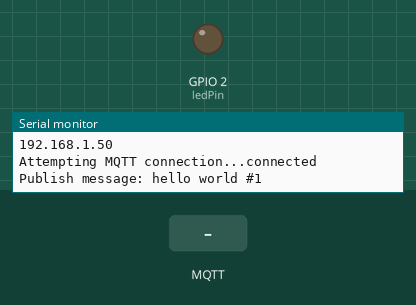
A sketch run on a simulated ESP8266 (NodeMCU). Shown: output pins drawn as LEDs (lit = HIGH), the last lines printed to the serial monitor. The inputs (shaded band) are chosen by the test bench. WiFi joins after 1.5 s; servers stay silent unless stated; no MQTT or app messages arrive unless stated.

Above: at 2.7 s.
2.8 s: MQTT message "1" arrives on the first subscribed topic
At 3.9 s:
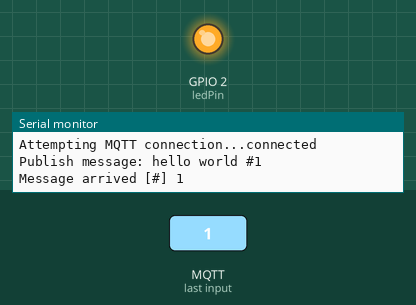
4.3 s: MQTT message "on" arrives on the first subscribed topic
5.8 s: MQTT message "off" arrives on the first subscribed topic
Timing chart, 0 to 8.8 s (numbered marks = the images above; inputs shaded):
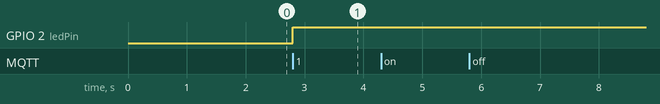

The sketch:

recieve.ino
```cpp
#include <ESP8266WiFi.h>
#include <PubSubClient.h>

const char* ssid = "";
const char* password = "";
const char* mqtt_server = "192.168.43.16";

WiFiClient espClient;
PubSubClient client(espClient);
long lastMsg = 0;
char msg[50];
int value = 0;
int ledPin = 2;

void setup() {
  //pinMode(BUILTIN_LED, OUTPUT);     // Initialize the BUILTIN_LED pin as an output
  pinMode(ledPin, OUTPUT);
  Serial.begin(115200);
  setup_wifi();
  client.setServer(mqtt_server, 1883);
  client.setCallback(callback);
}

void setup_wifi() {

  delay(10);

  // We start by connecting to a WiFi network
  Serial.println();
  Serial.print("Connecting to ");
  Serial.println(ssid);
  WiFi.begin(ssid, password);

  while (WiFi.status() != WL_CONNECTED) {
    delay(500);
    Serial.print(".");
  }

  Serial.println("");
  Serial.println("WiFi connected");
  Serial.println("IP address: ");
  Serial.println(WiFi.localIP());

}


void callback(char* topic, byte* payload, unsigned int length) {

  Serial.print("Message arrived [");
  Serial.print(topic);
  Serial.print("] ");
  for (int i = 0; i < length; i++) {

    Serial.print((char)payload[i]);

  }
  Serial.println();
  // Switch on the LED if an 1 was received as first character

  if ((char)payload[0] == '1') {
    if (digitalRead (ledPin)== LOW) {
        digitalWrite(ledPin, HIGH);
      }
    else if (digitalRead (ledPin)== HIGH){
        digitalWrite(ledPin, LOW);
      }
    }
}


void reconnect() {

  // Loop until we're reconnected

  while (!client.connected()) {

    Serial.print("Attempting MQTT connection...");
    // Attempt to connect
    if (client.connect("ESP8266Client2")) {
      Serial.println("connected");
      // Once connected, publish an announcement...
     // client.publish("outTopic", "Peter");
      // ... and resubscribe
      client.subscribe("#");
    } else {

      Serial.print("failed, rc=");

      Serial.print(client.state());

      Serial.println(" try again in 5 seconds");

      // Wait 5 seconds before retrying

      delay(5000);

    }

  }

}

void loop() {


  if (!client.connected()) {
    reconnect();
  }
  client.loop();

  long now = millis();
  if (now - lastMsg > 2000) {
    lastMsg = now;
    ++value;
    snprintf (msg, 75, "hello world #%ld", value);
    Serial.print("Publish message: ");
    Serial.println(msg);
    client.publish("outTopic", msg);
  }
}
```

Measured:
- after the input at 2.8 s, GPIO 2 (ledPin): LOW → HIGH at once
